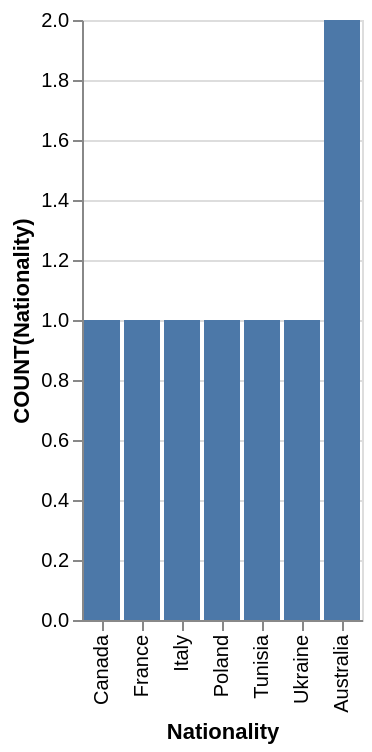

Express this chart as Vega-Lite.
### Vega-Lite specification from a JSON file in a GitHub repository (floating-point values rounded to 4 significant figures)
{"data": {"values": [{"x_data": "Australia", "y_data": 2}, {"x_data": "Canada", "y_data": 1}, {"x_data": "France", "y_data": 1}, {"x_data": "Italy", "y_data": 1}, {"x_data": "Poland", "y_data": 1}, {"x_data": "Tunisia", "y_data": 1}, {"x_data": "Ukraine", "y_data": 1}]}, "mark": "bar", "encoding": {"x": {"field": "x_data", "type": "nominal", "title": "Nationality", "sort": {"op": "sum", "field": "y_data", "order": "ascending"}}, "y": {"field": "y_data", "type": "quantitative", "title": "COUNT(Nationality)"}}}
